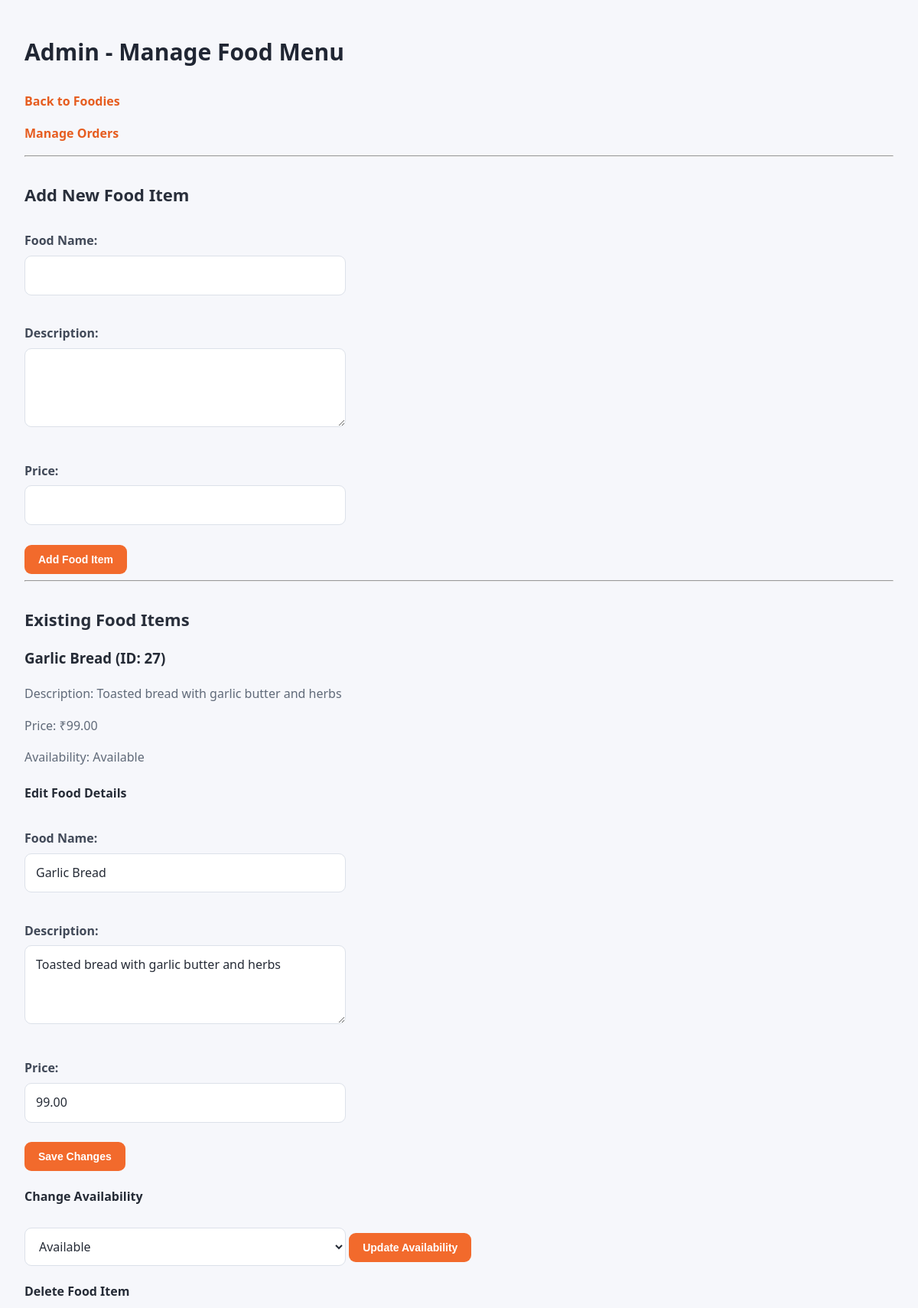
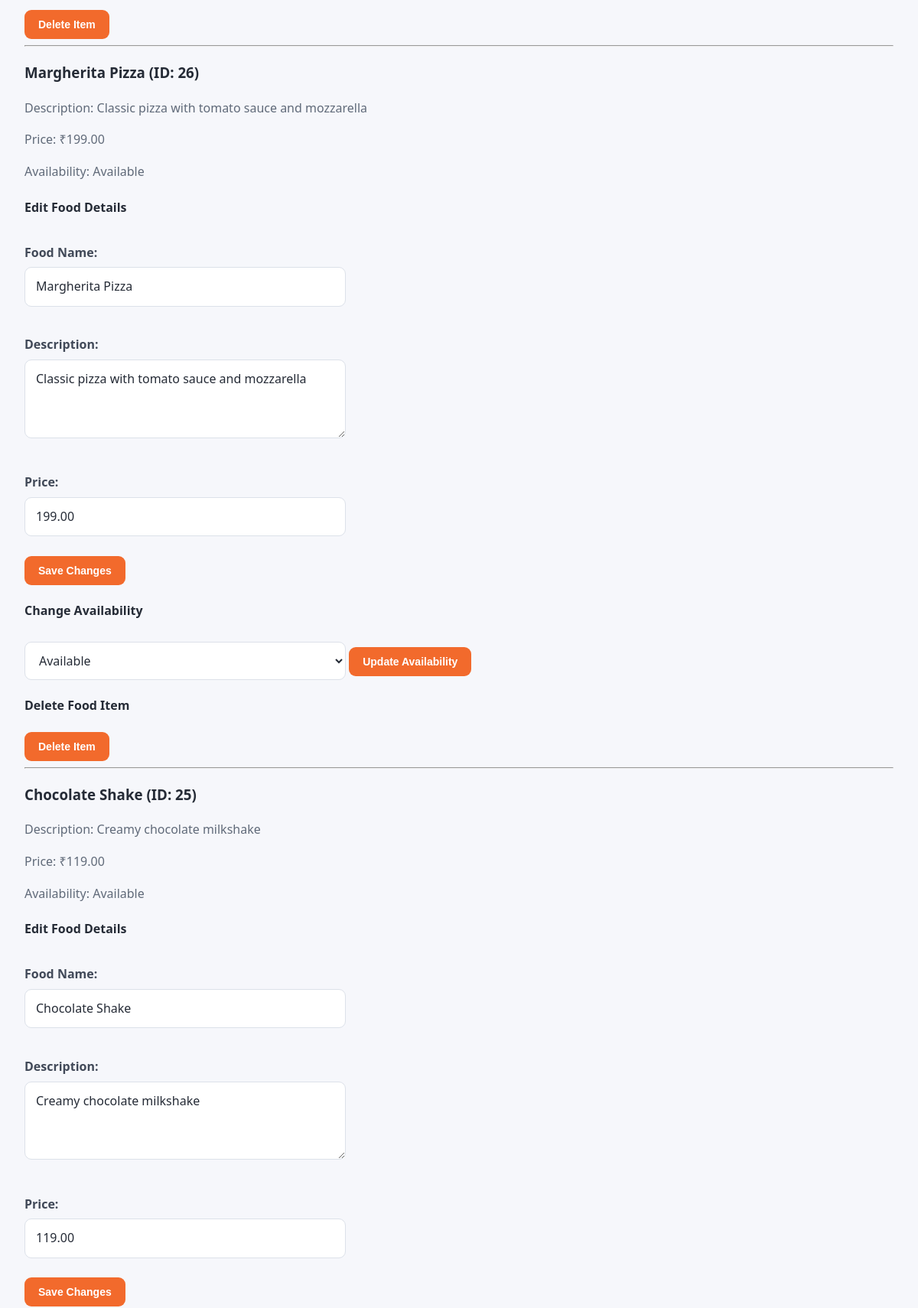
Screenshot of /admin/menu.php (signed in, upper part) with the database file from the repository (2 pictures, top to bottom).
### tables this page shows
CREATE TABLE `menu_items` (
  `id` int(11) NOT NULL AUTO_INCREMENT,
  `name` varchar(100) NOT NULL,
  `description` text DEFAULT NULL,
  `price` decimal(10,2) NOT NULL,
  `image` varchar(255) DEFAULT NULL,
  `category` varchar(50) DEFAULT NULL,
  `is_available` tinyint(1) DEFAULT 1,
  `created_at` timestamp NOT NULL DEFAULT current_timestamp(),
  PRIMARY KEY (`id`)
);

### admin/menu.php (the view, shortened to what this page needs)
<?php
require_once __DIR__ . "/../config/admin_auth.php";
$result = $conn->query(
    "SELECT id, name, description, price, is_available
     FROM menu_items
     ORDER BY id DESC"
);
function e($value): string {
    return htmlspecialchars((string)$value, ENT_QUOTES, "UTF-8");
}
?>
<!DOCTYPE html>
<html lang="en">
<head>
    <link rel="stylesheet" href="../assest/css/admin.css">
</head>
<body>
<h1>Admin - Manage Food Menu</h1>
<p><a href="../index.php">Back to Foodies</a></p>
<p><a href="orders.php">Manage Orders</a></p>
<hr>
<h2>Add New Food Item</h2>
<form method="POST" action="menu.php">
    <label for="name">Food Name:</label><br>
    <input type="text" id="name" name="name" maxlength="150" required>
    <br><br>
    <label for="description">Description:</label><br>
    <textarea id="description" name="description" rows="3"></textarea>
    <br><br>
    <label for="price">Price:</label><br>
    <input type="number" id="price" name="price" min="0.01" step="0.01" required>
    <br><br>
    <button type="submit">Add Food Item</button>
</form>
<hr>
<h2>Existing Food Items</h2>
<?php if ($result->num_rows === 0): ?>
    <p>No food items found.</p>
<?php else: ?>
    <?php while ($item = $result->fetch_assoc()): ?>
        <h3><?= e($item["name"]) ?> (ID: <?= (int)$item["id"] ?>)</h3>
        <p>Description: <?= e($item["description"] ?? "") ?></p>
        <p>Price: ₹<?= number_format((float)$item["price"], 2) ?></p>
        <p>
            Availability:
            <?= (int)$item["is_available"] === 1 ? "Available" : "Unavailable" ?>
        </p>
        <h4>Edit Food Details</h4>
        <form method="POST" action="menu.php">
            <label>Food Name:</label><br>
            <input type="text" name="name" maxlength="150" value="<?= e($item["name"]) ?>" required>
            <br><br>
            <label>Description:</label><br>
            <textarea name="description" rows="3"><?= e($item["description"] ?? "") ?></textarea>
            <br><br>
            <label>Price:</label><br>
            <input type="number" name="price" min="0.01" step="0.01" value="<?= e($item["price"]) ?>" required>
            <br><br>
            <button type="submit">Save Changes</button>
        </form>
        <h4>Change Availability</h4>
        <form method="POST" action="menu.php">
            <select name="is_available" required>
                <option value="1" <?= (int)$item["is_available"] === 1 ? "selected" : "" ?>>
                    Available
                </option>
            </select>
            <button type="submit">Update Availability</button>
        </form>
        <h4>Delete Food Item</h4>
        <form method="POST" action="menu.php"
              onsubmit="return confirm('Are you sure you want to delete this food item?');">
            <button type="submit">Delete Item</button>
        </form>
        <hr>
    <?php endwhile; ?>
<?php endif; ?>
</body>
</html>

### assest/css/admin.css (style rules this page uses)
* { box-sizing: border-box; }
body { margin: 0; padding: 32px; font-family: "Segoe UI", Arial, sans-serif; background: #f6f7fb; color: #252b36; line-height: 1.6; }
body > h1, body > h2, body > p, body > form, body > table, body > section, body > div { max-width: 1250px; margin-left: auto; margin-right: auto; }
h1 { font-size: 30px; font-weight: 750; color: #202633; margin-top: 12px; margin-bottom: 28px; }
h2 { font-size: 22px; margin-top: 32px; margin-bottom: 18px; color: #292f3b; }
p { color: #606a79; }
a { color: #e65d20; text-decoration: none; font-weight: 600; }
button, input[type="submit"], input[type="button"] { border: none; border-radius: 9px; padding: 11px 18px; background: #f26a2c; color: #fff; font-size: 14px; font-weight: 650; cursor: pointer; transition: background 0.2s ease, transform 0.2s ease; }
input:not([type="submit"]):not([type="button"]):not([type="checkbox"]), select, textarea { width: 100%; max-width: 420px; padding: 12px 14px; margin-top: 6px; border: 1px solid #dce1e9; border-radius: 9px; background: #fff; color: #252b36; font: inherit; outline: none; transition: border-color 0.2s, box-shadow 0.2s; }
label { display: inline-block; margin-top: 12px; color: #414958; font-weight: 600; }

### rows the page displays
menu_items: name "Garlic Bread", id "27", description "Toasted bread with garlic butter and herbs", price "99.00", shows "Available", is_available "Available"
menu_items: name "Margherita Pizza", id "26", description "Classic pizza with tomato sauce and mozzarella", price "199.00", shows "Available", is_available "Available"
menu_items: name "Chocolate Shake", id "25", description "Creamy chocolate milkshake", price "119.00", is_available "Available"
